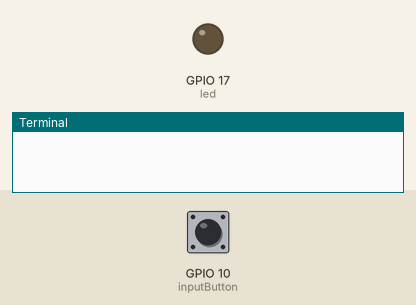
Simulated run of this program. Board: Raspberry Pi (BCM pin numbers). Shown: output pins drawn as LEDs (lit = HIGH), the last lines printed to the terminal. The test bench sets the inputs (shaded band); at power-on: GPIO 10 (inputButton) HIGH.

Above: at 1.2 s.
1.3 s: GPIO 10 (inputButton) pulled LOW for 0.15 s
At 1.37 s:
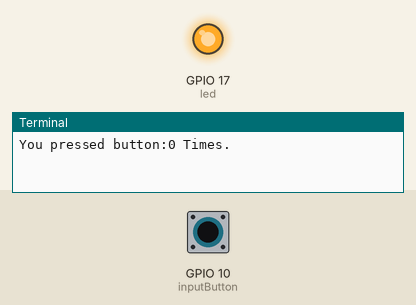
2.9 s: GPIO 10 (inputButton) pulled LOW for 3.2 s
At 6.7 s:
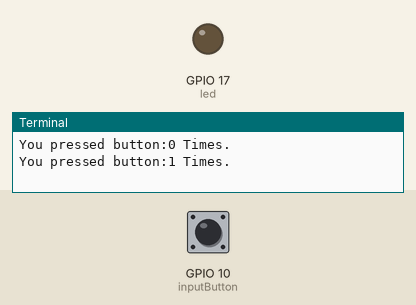
Timing chart, 0 to 8.2 s (numbered marks = the images above; inputs shaded):
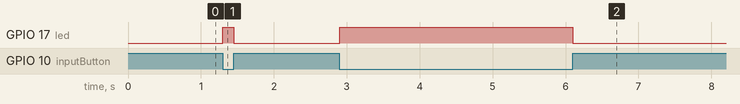

The program:

Button_led.py
```python
import RPi.GPIO as GPIO

inputButton=10
led=17
counter=0

GPIO.setmode(GPIO.BCM)
GPIO.setup(inputButton, GPIO.IN)
GPIO.setup(led, GPIO.OUT)

while True:
    value = GPIO.input(inputButton)
    #Turn off LED 17
    GPIO.output(led, False)
    if value == False:
        print("You pressed button:"+ str(counter) +" Times.")
        counter+=1
        #Show LED 17
        GPIO.output(led, True)
        while value == False:
            value = GPIO.input(inputButton)
```

Measured:
- after the input at 1.3 s, GPIO 17 (led): LOW → HIGH at once, → LOW 0.15 s later
- after the input at 2.9 s, GPIO 17 (led): LOW → HIGH at once, → LOW 3.2 s later
